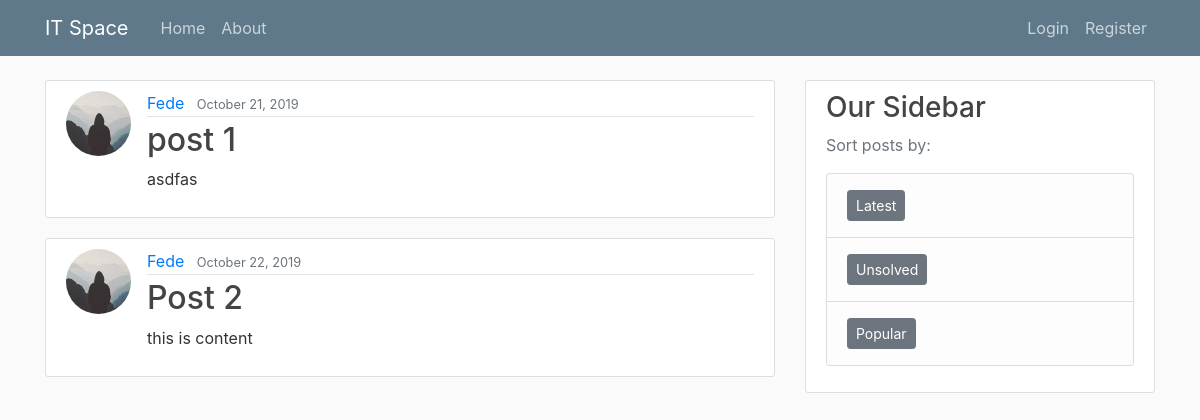
The app's page /sorted/, older data.
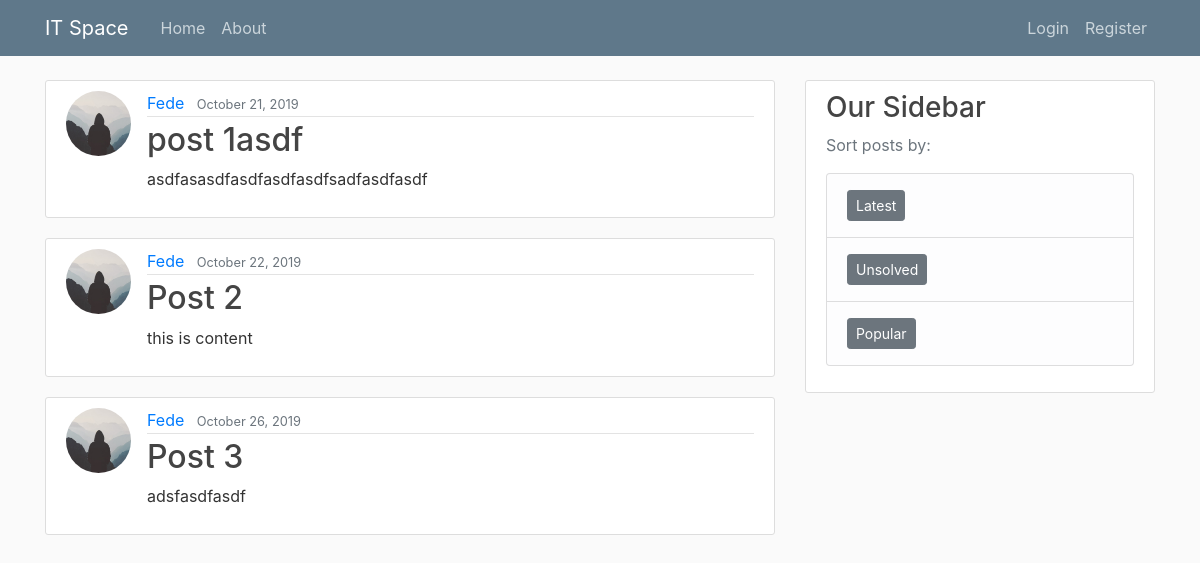
The same page, newer data.
### blog/models.py (models this page shows, shortened)
class Post(models.Model):
    title = models.CharField(max_length=100)
    content = models.TextField()
    date_posted = models.DateTimeField(default=timezone.now)
    author = models.ForeignKey(User, on_delete=models.CASCADE)

### users/models.py (models this page shows, shortened)
class Profile(models.Model):
    user = models.OneToOneField(User, on_delete=models.CASCADE)
    image = models.ImageField(default='default.jpg', upload_to='profile_pics')

### blog/views.py (the view)
# urls.py: path('sorted/', PostSortView.as_view(), name='post-sorted'),
class PostSortView(ListView):
    model = Post
    template_name = 'blog/sorted.html'  # <app>/<model>_<viewtype>.html
    context_object_name = 'posts'
    ordering = ['date_posted']
    paginate_by = 5

### blog/templates/blog/sorted.html (shortened to what this page needs)
{% extends "blog/base.html" %}
{% block content %}
    {% for post in posts %}
        <article class="media content-section">
          <img class="rounded-circle article-img" src="{{ post.author.profile.image.url }}">
          <div class="media-body">
            <div class="article-metadata">
              <a class="mr-2" href="{% url 'user-posts' post.author.username %}">{{ post.author }}</a>
              <small class="text-muted">{{ post.date_posted|date:"F d, Y" }}</small>
            </div>
            <h2><a class="article-title" href="{% url 'post-detail' post.id %}">{{ post.title }}</a></h2>
            <p class="article-content">{{ post.content }}</p>
          </div>
        </article>
    {% endfor %}
{% endblock content %}

Row changes from the older to the newer data that the page shows:
changed Post: title "post 1" → "post 1asdf"; content "asdfas" → "asdfasasdfasdfasdfasdfsadfasdfasdf"
added Post: author.profile.image (placeholder picture), author "Fede", date_posted "October 26, 2019", title "Post 3", content "adsfasdfasdf"
